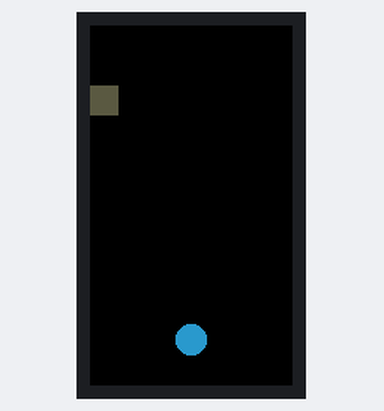
This sketch was run on a simulated ESP32. On the bench: 135×240 colour display. Random numbers use the default seed unless the sketch sets one.

Above: at 0.3 s.
At 5.1 s:
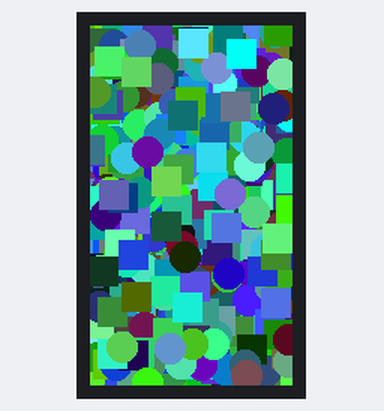
At 9.91 s:
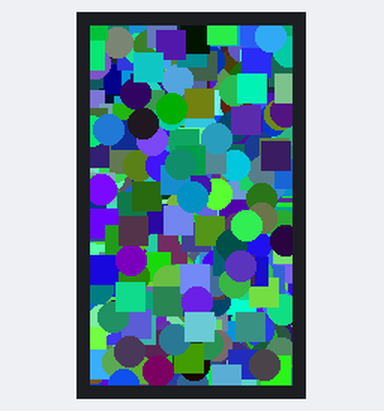
At 19.82 s:
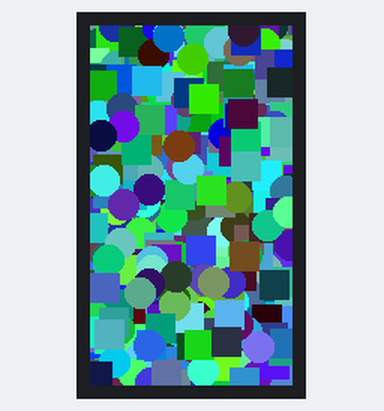
At 29.74 s:
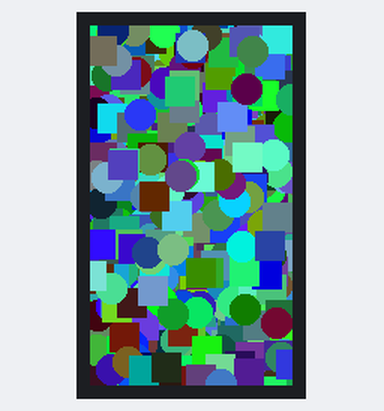
At 39.65 s:
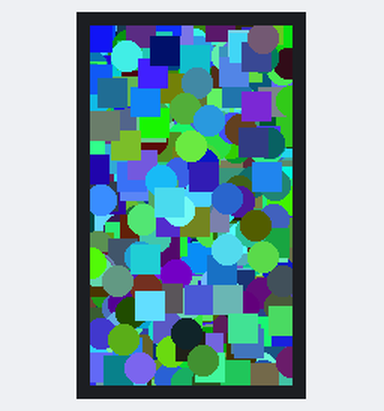

The sketch:

display.ino
```cpp
/**
 * @file display.ino
 * @author SeanKwok (shaoxiang@m5stack.com)
 * @brief M5StickCPlus2 Display Test
 * @version 0.1
 * @date 2023-12-09
 *
 *
 * @Hardwares: M5StickCPlus2
 * @Platform Version: Arduino M5Stack Board Manager v2.0.9
 * @Dependent Library:
 * M5GFX: https://github.com/m5stack/M5GFX
 * M5Unified: https://github.com/m5stack/M5Unified
 * M5StickCPlus2: https://github.com/m5stack/M5StickCPlus2
 */

#include "M5StickCPlus2.h"

void draw_function(LovyanGFX* gfx) {
    int x      = rand() % gfx->width();
    int y      = rand() % gfx->height();
    int r      = (gfx->width() >> 4) + 2;
    uint16_t c = rand();
    gfx->fillRect(x - r, y - r, r * 2, r * 2, c);
}

void setup() {
    auto cfg = M5.config();
    StickCP2.begin(cfg);
    int textsize = StickCP2.Display.height() / 60;
    if (textsize == 0) {
        textsize = 1;
    }
    StickCP2.Display.setTextSize(textsize);
}

void loop() {
    int x      = rand() % StickCP2.Display.width();
    int y      = rand() % StickCP2.Display.height();
    int r      = (StickCP2.Display.width() >> 4) + 2;
    uint16_t c = rand();
    StickCP2.Display.fillCircle(x, y, r, c);
    draw_function(&StickCP2.Display);
}
```
